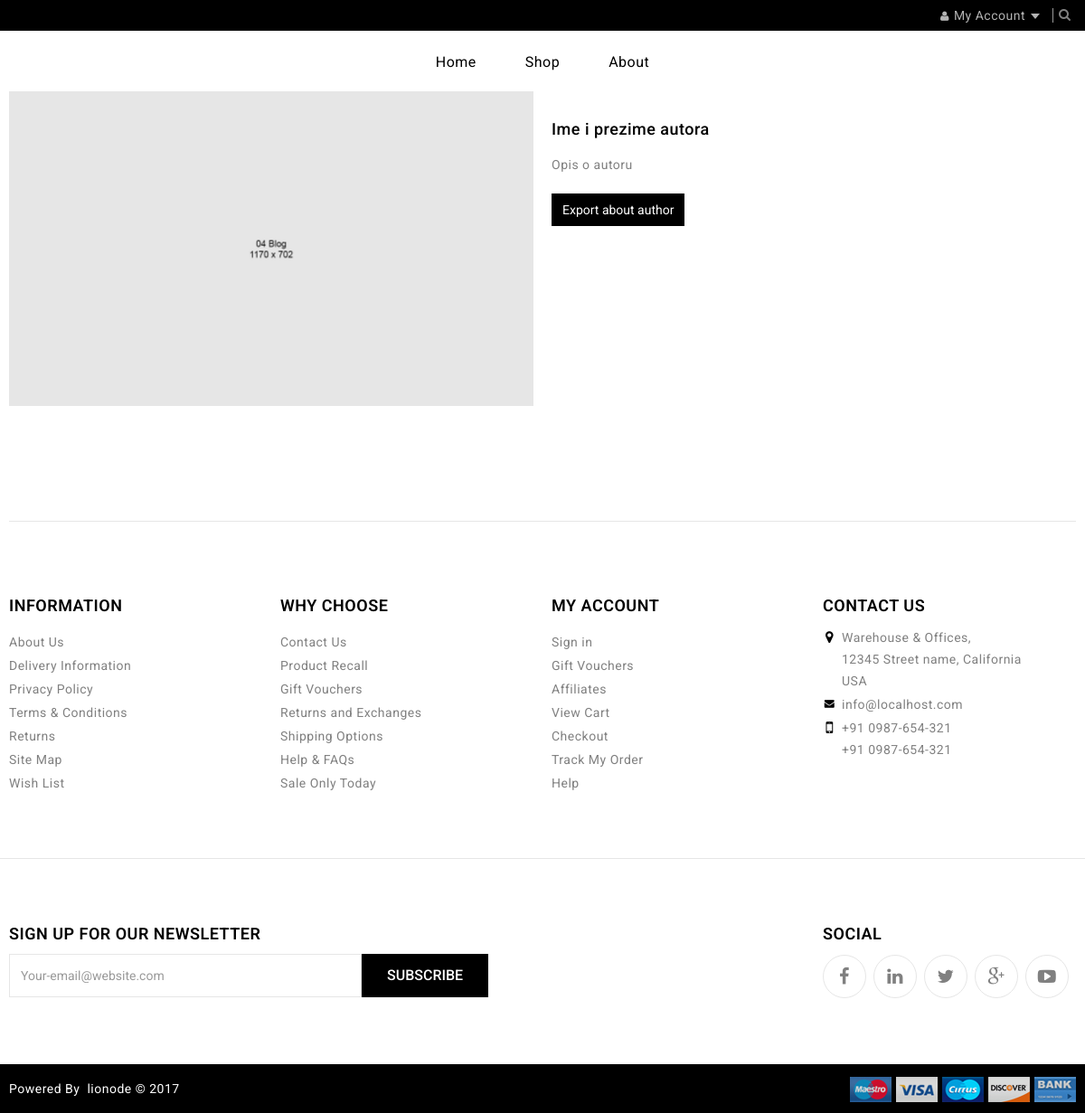
The app's page /index.php?page=about with its own data.
### tables this page shows
CREATE TABLE `menu` (
  `id` int(11) NOT NULL,
  `name` varchar(255) NOT NULL,
  `href` varchar(255) NOT NULL
);

CREATE TABLE `author` (
  `id` int(11) NOT NULL,
  `name_surname` text NOT NULL,
  `description` text NOT NULL,
  `src` varchar(255) NOT NULL,
  `alt` text NOT NULL
);

### config/connection.php (called while the page is built, shortened)
<?php
try {
    $conn = new PDO("mysql:host=".SERVER.";dbname=".DATABASE.";charset=utf8", USERNAME, PASSWORD);
    $conn->setAttribute(PDO::ATTR_DEFAULT_FETCH_MODE, PDO::FETCH_OBJ);
    $conn->setAttribute(PDO::ATTR_ERRMODE, PDO::ERRMODE_EXCEPTION);
}
catch(PDOException $ex){
    echo $ex->getMessage();
}
function executeQuery($query){
    global $conn;
    return $conn->query($query)->fetchAll();
}

### models/menu/menu_functions.php (called while the page is built)
<?php
    function getMenu()
    {
        try{
        return executeQuery("SELECT * FROM menu");
        }
        catch(PDOException $e)
        {
            writeError($e->getMessage());
        }
    }
?>

### models/about/author_functions.php (called while the page is built)
<?php
function author_of_site(){
    global $conn;
    try{
    $author = $conn->prepare("SELECT * FROM author WHERE id=?");
    $author_id = "1";
    $author->execute([$author_id]);
    $res = $author->fetch();
    return $res;
    }
    catch(PDOException $e){
        writeError($e->getMessage());
    }
}
?>

### views/pages/about.php (the view)
<?php
  include "models/about/author_functions.php";
  $author = author_of_site();
?>
<div class="container">
  <div class="row">
    <div class="wwd">
      <div class="col-sm-6"><img class="img-responsive" src="assets/image/blog/blog_4.jpg" alt="<?=$author->alt?>"></div>
      <div class="col-sm-6">
        <div class="column-inner ">
          <div class="wrapper">
            <h4 class="tf"><?=$author->name_surname?> </h4>
            <div class="desc">
              <p><?=$author->description?></p>
            </div>
            <div class="buttton">
              <form method="POST" action="models/about/export.php">
                <input type="submit" value="Export about author" class="btn btn-default" name="export">
              </form>
            </div>
          </div>
        </div>
      </div>
    </div>
  </div>
</div>

### views/fixed/header.php (shortened to what this page needs)
<header>
  <div class="header-top">
    <div class="container">
      <div class="row">
        <div class="col-sm-12">
          <div class="top-right pull-right">
            <div id="top-links" class="nav pull-right">
              <ul class="list-inline">
                <li class="dropdown account"><a href="#" title="My Account" class="  dropdown-toggle" data-toggle="dropdown"> <i class="fa fa-user"></i><span>My Account</span> <span class="caret"></span></a>
                </li>
              </ul>
              <div class="search-box">
                <button class="search-btn"><i class="fa fa-search"></i></button>
              </div>
            </div>
          </div>
        </div>
      </div>
    </div>
  </div>
  <div class="container">
    <nav id="menu" class="navbar">
      <div class="nav-inner">
        <div class="navbar-collapse">
          <ul class="main-navigation">
            <?php
              include "models/menu/menu_functions.php";
              $links = getMenu();
              foreach($links as $link):
            ?>
            <li><a href="<?=$link->href?>"   class="parent"  ><?=$link->name?></a> </li>
              <?php endforeach; ?>
          </ul>
        </div>
      </div>
    </nav>
  </div>
</header>

### assets/css/stylesheet.css (style rules this page uses)
body { font-family: "Roboto",Arial,Helvetica,sans-serif; font-weight: 400; color: #808080; font-size: 14px; background-color: #FFF; line-height: 24px; position: relative; letter-spacing:0.5px; }
h1, h2, h3, h4, h5, h6 { color: #000; font-family: "Roboto",Arial,Helvetica,sans-serif; }
.fa { font-size: 14px; }
h4 { font-size: 14px; }
ul li { list-style:none; }
a { color: #000; text-decoration: none; }
#top .btn-link, #top-links .account { text-decoration: none; display: inline-block; color: #808080; background-image: url(../image/pipe.jpg); background-position: right center; background-repeat: no-repeat; }
.dropdown a,.list-inline a { color: #b3b3b3 ; }
.list-inline li a { display: inline-block; padding: 5px 15px; }
#top-links li .fa { font-size: 12px; margin: 0 5px 0 0; }
#top-links { float: none; display: inline-block; vertical-align: top; }
#top-links ul { margin: 0; top: 36px; float:left; }
.header-top { background-color: #000; }
.search-box { float: left; }
.search-btn { background: transparent none repeat scroll 0 0; margin: 3px 0px 0px 0px; z-index:99; border: none; }
#menu { min-height: 56px; border-radius: 0px; }
.btn { padding: 6px 18px 4px; font-size: 14px; color: #FFF; background: #000; }
.btn-default { background: #000; color: #ffffff; padding:6px 12px; border: none; }
.navbar { border:none; }
.main-navigation > li { display: inline-block; list-style-type: none; position: relative; margin-top:3px; }
.main-navigation > li:first-child { background:none; }
.main-navigation li a { color: #fff; font-family: "Roboto",Arial,Helvetica,sans-serif; font-size: 16px; font-weight: 400; letter-spacing: 0.5px; }
.main-navigation li > a { font-weight: 400; color: #000; padding: 25px 25px 24px 25px; position: relative; }
ul.main-navigation { display: inline-block; width: 100%; padding: 20px 0; margin: 0; vertical-align: top; text-align: center; }
input, button, select, textarea { border: none; margin: 0 ; border: 1px solid #e6e6e6; }
ul { padding: 0; margin: 0; }
.wwd { padding-bottom: 50px; display: inline-block; }
.tf { font-size: 18px; color: #000; line-height: 24px; margin: 0px; margin: 30px 0 15px 0px; }
.wrapper .btn { margin-top: 10px; }

### records on screen
menu: name "Home"
menu: name "Shop"
menu: name "About"
author: name_surname "Ime i prezime autora", description "Opis o autoru"
